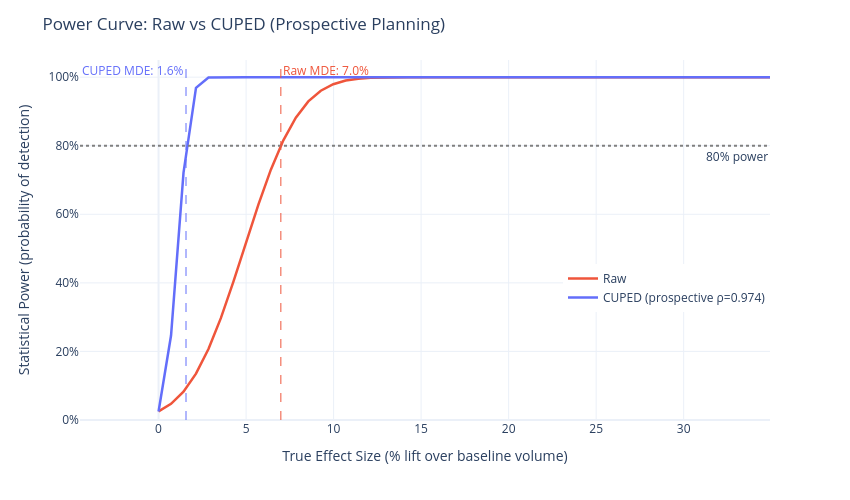

Notebook source saved alongside this figure:
### Markdown cell above
### 1.3. Power Curves: How Confident Are We?

The power curve shows: for each possible true effect size, what's the probability our experiment detects it? The vertical dashed lines mark each method's MDE (80% power threshold).

CUPED shifts the entire curve left — we detect smaller effects at the same power level.

### Code cell
curves = power_curve_with_cuped(
    baseline_std, n_t_planned, n_c_planned, rho_prospective, baseline_mean
)

fig = go.Figure()

# Raw power curve
fig.add_trace(
    go.Scatter(
        x=curves["pct_lift"],
        y=curves["power_raw"],
        mode="lines",
        name="Raw",
        line=dict(color="#EF553B", width=2.5),
        hovertemplate="Effect: %{x:.1f}% lift<br>Power: %{y:.1%}<extra>Raw</extra>",
    )
)

# CUPED power curve (prospective ρ)
fig.add_trace(
    go.Scatter(
        x=curves["pct_lift"],
        y=curves["power_cuped"],
        mode="lines",
        name=f"CUPED (prospective ρ={rho_prospective:.3f})",
        line=dict(color="#636EFA", width=2.5),
        hovertemplate="Effect: %{x:.1f}% lift<br>Power: %{y:.1%}<extra>CUPED</extra>",
    )
)

# 80% power line
fig.add_hline(
    y=0.80,
    line_dash="dot",
    line_color="gray",
    annotation_text="80% power",
    annotation_position="bottom right",
)

# MDE markers
mde_raw_pct = curves.attrs["mde_raw"] / baseline_mean * 100
mde_cuped_pct = curves.attrs["mde_cuped"] / baseline_mean * 100

fig.add_vline(
    x=mde_raw_pct,
    line_dash="dash",
    line_color="#EF553B",
    line_width=1,
    annotation_text=f"Raw MDE: {mde_raw_pct:.1f}%",
    annotation_position="top right",
    annotation_font_color="#EF553B",
)
fig.add_vline(
    x=mde_cuped_pct,
    line_dash="dash",
    line_color="#636EFA",
    line_width=1,
    annotation_text=f"CUPED MDE: {mde_cuped_pct:.1f}%",
    annotation_position="top left",
    annotation_font_color="#636EFA",
)

fig.update_layout(
    title="Power Curve: Raw vs CUPED (Prospective Planning)",
    xaxis_title="True Effect Size (% lift over baseline volume)",
    yaxis_title="Statistical Power (probability of detection)",
    yaxis=dict(range=[0, 1.05], tickformat=".0%"),
    template="plotly_white",
    width=850,
    height=500,
    legend=dict(x=0.7, y=0.3),
    margin=dict(t=60),
)

fig.show()

### Figure 1 — Plotly figure (JSON) as saved in the notebook; plotly's stock layout.template omitted (floating-point values rounded to 4 significant figures)
{"data": [{"hovertemplate": "Effect: %{x:.1f}% lift<br>Power: %{y:.1%}<extra>Raw</extra>", "line": {"color": "#EF553B", "width": 2.5}, "mode": "lines", "name": "Raw", "type": "scatter", "x": [0.0, 0.7129, 1.426, 2.139, 2.852, 3.565, 4.277, 4.99, 5.703, 6.416, 7.129, 7.842, 8.555, 9.268, 9.981, 10.69, 11.41, 12.12, 12.83, 13.55, 14.26, 14.97, 15.68, 16.4, 17.11, 17.82, 18.54, 19.25, 19.96, 20.67, 21.39, 22.1, 22.81, 23.53, 24.24, 24.95, 25.66, 26.38, 27.09, 27.8, 28.52, 29.23, 29.94, 30.65, 31.37, 32.08, 32.79, 33.51, 34.22, 34.93], "y": [0.025, 0.04706, 0.08254, 0.1352, 0.2071, 0.2979, 0.4033, 0.5164, 0.6282, 0.73, 0.8156, 0.8819, 0.9293, 0.9605, 0.9794, 0.99, 0.9955, 0.9981, 0.9993, 0.9997, 0.9999, 1.0, 1.0, 1.0, 1.0, 1.0, 1.0, 1.0, 1.0, 1.0, 1.0, 1.0, 1.0, 1.0, 1.0, 1.0, 1.0, 1.0, 1.0, 1.0, 1.0, 1.0, 1.0, 1.0, 1.0, 1.0, 1.0, 1.0, 1.0, 1.0]}, {"hovertemplate": "Effect: %{x:.1f}% lift<br>Power: %{y:.1%}<extra>CUPED</extra>", "line": {"color": "#636EFA", "width": 2.5}, "mode": "lines", "name": "CUPED (prospective ρ=0.974)", "type": "scatter", "x": [0.0, 0.7129, 1.426, 2.139, 2.852, 3.565, 4.277, 4.99, 5.703, 6.416, 7.129, 7.842, 8.555, 9.268, 9.981, 10.69, 11.41, 12.12, 12.83, 13.55, 14.26, 14.97, 15.68, 16.4, 17.11, 17.82, 18.54, 19.25, 19.96, 20.67, 21.39, 22.1, 22.81, 23.53, 24.24, 24.95, 25.66, 26.38, 27.09, 27.8, 28.52, 29.23, 29.94, 30.65, 31.37, 32.08, 32.79, 33.51, 34.22, 34.93], "y": [0.025, 0.2464, 0.7217, 0.9687, 0.9991, 1.0, 1.0, 1.0, 1.0, 1.0, 1.0, 1.0, 1.0, 1.0, 1.0, 1.0, 1.0, 1.0, 1.0, 1.0, 1.0, 1.0, 1.0, 1.0, 1.0, 1.0, 1.0, 1.0, 1.0, 1.0, 1.0, 1.0, 1.0, 1.0, 1.0, 1.0, 1.0, 1.0, 1.0, 1.0, 1.0, 1.0, 1.0, 1.0, 1.0, 1.0, 1.0, 1.0, 1.0, 1.0]}], "layout": {"annotations": [{"showarrow": false, "text": "80% power", "x": 1, "xanchor": "right", "xref": "x domain", "y": 0.8, "yanchor": "top", "yref": "y"}, {"font": {"color": "#EF553B"}, "showarrow": false, "text": "Raw MDE: 7.0%", "x": 6.986, "xanchor": "left", "xref": "x", "y": 1, "yanchor": "top", "yref": "y domain"}, {"font": {"color": "#636EFA"}, "showarrow": false, "text": "CUPED MDE: 1.6%", "x": 1.568, "xanchor": "right", "xref": "x", "y": 1, "yanchor": "top", "yref": "y domain"}], "height": 500, "legend": {"x": 0.7, "y": 0.3}, "margin": {"t": 60}, "shapes": [{"line": {"color": "gray", "dash": "dot"}, "type": "line", "x0": 0, "x1": 1, "xref": "x domain", "y0": 0.8, "y1": 0.8, "yref": "y"}, {"line": {"color": "#EF553B", "dash": "dash", "width": 1}, "type": "line", "x0": 6.986, "x1": 6.986, "xref": "x", "y0": 0, "y1": 1, "yref": "y domain"}, {"line": {"color": "#636EFA", "dash": "dash", "width": 1}, "type": "line", "x0": 1.568, "x1": 1.568, "xref": "x", "y0": 0, "y1": 1, "yref": "y domain"}], "title": {"text": "Power Curve: Raw vs CUPED (Prospective Planning)"}, "width": 850, "xaxis": {"title": {"text": "True Effect Size (% lift over baseline volume)"}}, "yaxis": {"range": [0, 1.05], "tickformat": ".0%", "title": {"text": "Statistical Power (probability of detection)"}}}}
